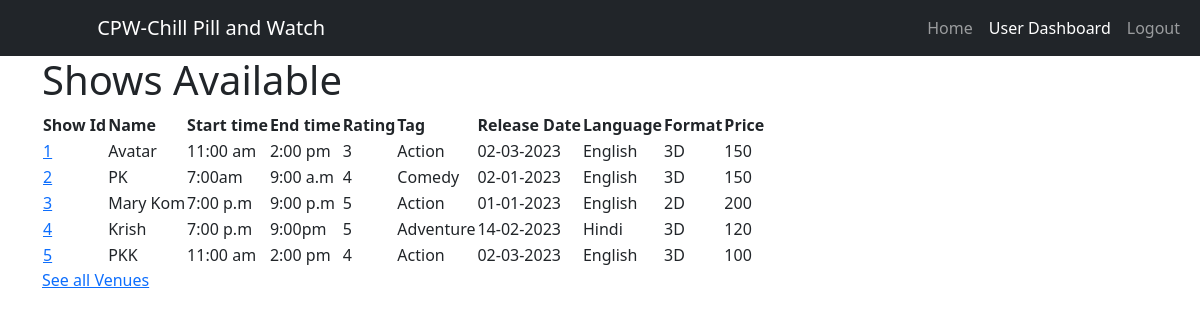
Screenshot of /user_shows (signed in) with the database file from the repository.
### newmodels.py (models this page shows, shortened)
class Show(db.Model):
    s_id = db.Column(db.Integer, nullable=False, primary_key=True, autoincrement=True, unique=True)
    name = db.Column(db.String(20), nullable=False)
    start_timing = db.Column(db.String(20), nullable=False)
    end_timing = db.Column(db.String(20), nullable=False)
    rating = db.Column(db.String(20), nullable=False)
    tag = db.Column(db.String(20), nullable=False)
    release_date = db.Column(db.String(20), nullable=False)
    language = db.Column(db.String(20), nullable=False)
    format = db.Column(db.String(20), nullable=False)
    price = db.Column(db.Integer, nullable=False)
    seats_booked = db.Column(db.Integer)
    venue_id = db.Column(db.Integer, db.ForeignKey("venue.v_id"))
    theaternew= db.relationship('Venue', back_populates="movie")
    booknew = db.relationship('Booking')

### app.py (the view)
@app.route('/user_shows')
@login_required
def user_shows():
    data = Show.query.all()
    return render_template("user_show.html", shows=data)

### app.py (called while the page is built)
@login_manager.user_loader
def load_user(user_id):
    return User.query.get(int(user_id))

### templates/user_show.html (shortened to what this page needs)
<!DOCTYPE html>
<html lang="en">
<head>
    <link href="https://cdn.jsdelivr.net/npm/bootstrap@5.2.3/dist/css/bootstrap.min.css" rel="stylesheet">
    <link ref="stylesheet" href="../Static/Style/Design.css">
</head>
<body>
    <nav class="navbar navbar-expand-sm bg-dark navbar-dark">
      <div class="container-fluid">
           <a class="navbar-brand" href="Home.html">
             CPW-Chill Pill and Watch
            </a>
        <ul class="navbar-nav">
          <li class="nav-item">
            <a class="nav-link" href="/">Home</a>
          </li>
          <li class="nav-item">
            <a class="nav-link active" href="/user_shows">User Dashboard</a>
          </li>
          <li class="nav-item">
            <a class="nav-link" href="/logout">Logout</a>
          </li>
        </ul>
      </div>
    </nav>
    <div class="container">
        <div class="row">
                <form action="/user_shows" method="post" >
    {% if shows|length == 0 %}
    No shows found. Add the show now!<br>
    {% else %}
    <h1>Shows Available</h1>
    <table id="all-shows">
        <tr>
            <th>Show Id</th>
            <th>Name</th>
            <th>Start time</th>
            <th>End time</th>
            <th>Rating</th>
            <th>Tag</th>
            <th>Release Date</th>
            <th>Language</th>
            <th>Format</th>
            <th>Price</th>
        </tr>
        {% for i in shows %}
        <tr>
            <td><a href="/book/{{ i.s_id }}">{{i.s_id}}</a></td>
            <td>{{i.name}}</td>
            <td>{{i.start_timing}}</td>
            <td>{{i.end_timing}}</td>
            <td>{{i.rating}}</td>
            <td>{{i.tag}}</td>
            <td>{{i.release_date}}</td>
            <td>{{i.language}}</td>
            <td>{{i.format}}</td>
            <td>{{i.price}}</td>
        </tr>
        {% endfor %}
    </table>
    {% endif %}
    <div>
        <a href="user_venue">See all Venues</a>
    </div>
     </form>
</body>
</html>

### rows the page displays
Show: s_id "1", name "Avatar", start_timing "11:00 am", end_timing "2:00 pm", rating "3", tag "Action", release_date "02-03-2023", language "English", format "3D", price "150"
Show: s_id "2", name "PK", start_timing "7:00am", end_timing "9:00 a.m", rating "4", tag "Comedy", release_date "02-01-2023", language "English", format "3D", price "150"
Show: s_id "3", name "Mary Kom", start_timing "7:00 p.m", end_timing "9:00 p.m", rating "5", tag "Action", release_date "01-01-2023", language "English", format "2D", price "200"
Show: s_id "4", name "Krish", start_timing "7:00 p.m", end_timing "9:00pm", rating "5", tag "Adventure", release_date "14-02-2023", language "Hindi", format "3D", price "120"
Show: s_id "5", name "PKK", start_timing "11:00 am", end_timing "2:00 pm", rating "4", tag "Action", release_date "02-03-2023", language "English", format "3D", price "100"
